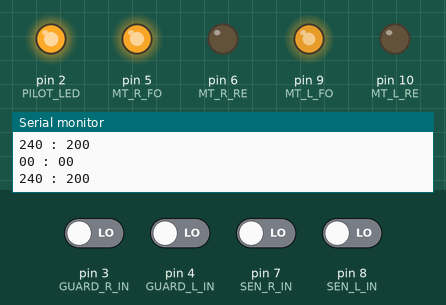
A sketch run on a simulated Arduino Uno, built with avr-gcc and run on an emulated ATmega328P. Parts: output pins drawn as LEDs (lit = HIGH), the last lines printed to the serial monitor. Dashed ring = blinking. The test bench sets the inputs (shaded band); at power-on: pin 3 (GUARD_R_IN), pin 4 (GUARD_L_IN), pin 7 (SEN_R_IN), pin 8 (SEN_L_IN) LOW.

Above: at 5.7 s.
5.8 s: pin 3 (GUARD_R_IN) driven HIGH
At 6.2 s:
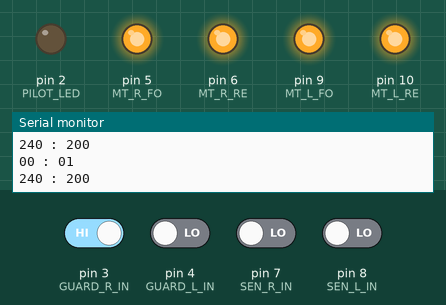
At 7.0 s:
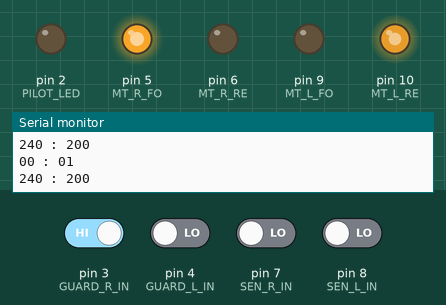
8.8 s: pin 4 (GUARD_L_IN) driven HIGH
At 10.07 s:
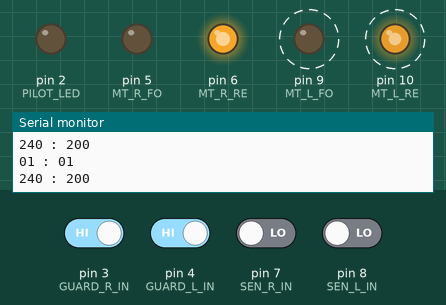
11.8 s: pin 4 (GUARD_L_IN) driven LOW
Timing chart, 0 to 20.8 s (numbered marks = the images above; inputs shaded):
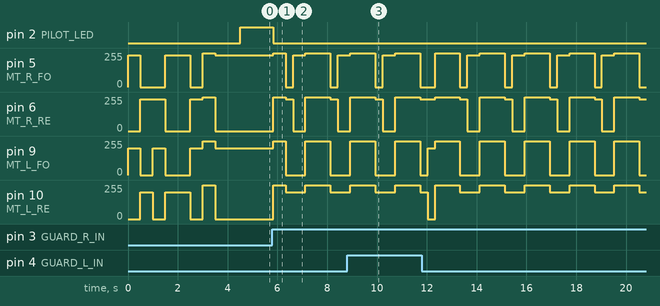

The sketch:

jidousoujiki20200920.ino
```cpp
//センサー2個とモーター2個の制御を行う
//2020.08.15 beftech
//ARDUINO UNO
//モータードライバー:BA6956AN
//光変換型フォトIC:S6809
//
//
//-----------------------------------------------------------------------------------------------------------
//スケッチ内で使用する定数・変数の宣言
const int PILOT_LED=2;           //2PINを定数PILOT_LEDとし整数型と定義する
const int SEN_R_IN=7;            //7PINを定数SEN_R_INとし整数型と定義する
const int SEN_L_IN=8;            //8PINを定数SEN_L_INとし整数型と定義する
const int GUARD_R_IN=3;          //3PINを定数GUARD_R_INとし整数型と定義する
const int GUARD_L_IN=4;          //4PINを定数GUARD_L_INとし整数型と定義する

int val_R=0;                     //変数val_Rを整数型と定義し0を代入する
int val_L=0;                     //変数val_Lを整数型と定義し0を代入する
int guard_val_R=0;               //変数guard_val_Rを整数型と定義し0を代入する
int guard_val_L=0;               //変数guard_val_Lを整数型と定義し0を代入する

const int MT_R_FO=5;             //5PINをモーターの定数MT_R_FOとし整数型と定義する※forward=前進
const int MT_R_RE=6;             //6PINをモーターの定数MT_R_REとし整数型と定義する※reverse=後退
const int MT_L_FO=9;             //9PINをモーターの定数MT_L_FOとし整数型と定義する
const int MT_L_RE=10;            //10PINをモーターの定数MT_L_REとし整数型と定義する


//動作時間の設定
int stoptime=500;                //停止時間
int backtime=300;                //バックする時間
int turntimeR=300;               //右旋回する時間
int turntimeL=500;               //左旋回する時間


//速度の設定
float RLbalance=1.2;                  //左右の実際の車輪速度の誤差まっすぐ走らんのを補正　1で等速となり比率でR側の速度が変わる
                                      //※小数なので浮動小数点型とする

int gospeed=200;                       //車輪回転速度 0～255で指定
int turnspeed=200;                     //旋回速度 0～255で指定
int backspeed=200;                     //バックする速度 0～255で指定

int gospeedR=gospeed*RLbalance;        //前進 R車輪回転速度×補正値※代入する数値は小数だけどint型指定で小数点以下は自動切り捨てされる
int gospeedL=gospeed;                  //前進 L車輪回転速度×補正値
int turnspeedR=turnspeed*RLbalance;    //旋回 R車輪回転速度×補正値
int turnspeedL=turnspeed;              //旋回 L車輪回転速度×補正値
int backspeedR=backspeed*RLbalance;    //バック R車輪回転速度×補正値
int backspeedL=backspeed;              //バック L車輪回転速度×補正値


//-----------------------------------------------------------------------------------------------------------
void setup() {                  //セットアップを行う電源投入後一度だけ実行

  pinMode(SEN_R_IN,INPUT);      //SEN_R_IN（のPIN）はINPUTとする
  pinMode(SEN_L_IN,INPUT);      //SEN_L_IN（のPIN）はINPUTとする
  pinMode(GUARD_R_IN,INPUT);    //GUARD_R_IN（のPIN）はINPUTとする
  pinMode(GUARD_L_IN,INPUT);    //GUARD_L_IN（のPIN）はINPUTとする

  pinMode(MT_R_FO,OUTPUT);      //MT_R_FO（のPIN）はOUTPUTとする（モータードライバーへ信号を出す）
  pinMode(MT_R_RE,OUTPUT);      //MT_R_RE（のPIN）はOUTPUTとする（モータードライバーへ信号を出す）
  pinMode(MT_L_FO,OUTPUT);      //MT_L_FO（のPIN）はOUTPUTとする（モータードライバーへ信号を出す）
  pinMode(MT_L_RE,OUTPUT);      //MT_L_RE（のPIN）はOUTPUTとする（モータードライバーへ信号を出す）

  pinMode(PILOT_LED,OUTPUT);         //PILOTLED（のPIN）はOUTPUTとする（パイロットLED点灯用）
  Serial.begin(9600);                //シリアル通信のデータ転送レートを9600bpsとする（シリアルモニターを使用するという宣言）

  Start();                           //初期動作を行う
  Go();                              //前進開始
  delay(1000);                       //電源投入後1000ﾐり秒は前進する
}

//-----------------------------------------------------------------------------------------------------------
//動作を定義　モータードライバーのデータシートを参照

//初期動作
void Start(){
Go();
delay(500);
Back();
delay(500);
Right();
delay(500);
Left();
delay(1000);
Right();
delay(500);
Stop();
delay(500);


}

//前進
void Go(){
  analogWrite(MT_R_FO,gospeedR);
  analogWrite(MT_R_RE,0);
  analogWrite(MT_L_FO,gospeedL);
  analogWrite(MT_L_RE,0);
}
//ストップ　※ブレーキがかかる
void Stop(){
  analogWrite(MT_R_FO,255);
  analogWrite(MT_R_RE,255);
  analogWrite(MT_L_FO,255);
  analogWrite(MT_L_RE,255);
}
//バック
void Back(){
  analogWrite(MT_R_FO,0);
  analogWrite(MT_R_RE,backspeedR);
  analogWrite(MT_L_FO,0);
  analogWrite(MT_L_RE,backspeedL);
}
//右ターン
void Right(){
  analogWrite(MT_R_FO,0);
  analogWrite(MT_R_RE,turnspeedR);
  analogWrite(MT_L_FO,turnspeedL);
  analogWrite(MT_L_RE,0);
}
//左ターン
void Left(){
  analogWrite(MT_R_FO,turnspeedR);
  analogWrite(MT_R_RE,0);
  analogWrite(MT_L_FO,0);
  analogWrite(MT_L_RE,turnspeedL);
}


//-----------------------------------------------------------------------------------------------------------
void loop() {     //繰り返し実行するスケッチ本体

  digitalWrite(PILOT_LED,HIGH);             //デジタル出力でPILOT_LEDをHIGHにする※回路で使用していないので点きっぱなし
  val_R=digitalRead(SEN_R_IN);              //デジタルで読み取ったSEN_R_INの値をval_Rに代入する（右センサーの検知）
  val_L=digitalRead(SEN_L_IN);              //デジタルで読み取ったSEN_L_INの値をval_Lに代入する（左センサーの検知）
  guard_val_R=digitalRead(GUARD_R_IN);      //デジタルで読み取ったGUARD_R_INの値をguard_val_Rに代入する（右ガードの検知）
  guard_val_L=digitalRead(GUARD_L_IN);      //デジタルで読み取ったGUARD_L_INの値をguard_val_Lに代入する（左ガードの検知）

  Serial.print(val_L);                      //検証のためにval_Lの値をシリアルモニターに表示する
  Serial.print(guard_val_L);                //検証のためにguard_val_Lの値をシリアルモニターに表示する
  Serial.print(" : ");                      //:をシリアルモニターに表示する
  Serial.print(val_R);                      //検証のためにval_Rの値をシリアルモニターに表示する
  Serial.println(guard_val_R);                //検証のためにguard_val_Rの値をシリアルモニターに表示する

  Serial.print(gospeedR);                   //検証のためにgospeedRの値をシリアルモニターに表示する
  Serial.print(" : ");                      //:をシリアルモニターに表示する
  Serial.println(gospeedL);                 //検証のためにgospeedLの値をシリアルモニターに表示する


if(val_R==HIGH || guard_val_R==HIGH){       //val_Rの値とguard_val_Rの値のどちらかがHIGH（シリアルモニターではHIGHの場合は1でLOWの場合は0で表示される）
                                            //ならば下記を実行し、そうでなければ実行しない

  digitalWrite(PILOT_LED,LOW);              //デジタル出力でPILOT_LEDをLOWにする※回路で使用していないので点きっぱなし
  Stop();
  delay(stoptime);                          //停止時間
  Back();
  delay(backtime);                          //バックする時間
  Left();
  delay(turntimeL);                         //旋回する時間
  Stop();
  delay(stoptime);                          //停止時間

}


if (val_L==HIGH || guard_val_L==HIGH){      //val_Lの値とguard_val_Lの値のどちらかがHIGH（シリアルモニターではHIGHの場合は1でLOWの場合は0で表示される）
                                            //ならば下記を実行し、そうでなければ実行しない

  digitalWrite(PILOT_LED,LOW);              //デジタル出力でPILOT_LEDをLOWにする※回路で使用していないので点きっぱなし
  Stop();
  delay(stoptime);                          //停止時間
  Back();
  delay(backtime);                          //バックする時間
  Right();
  delay(turntimeR);                         //旋回する時間
  Stop();
  delay(stoptime);                          //停止時間

}
Go();
}
```

Measured:
- after the input at 5.8 s, pin 2 (PILOT_LED): HIGH → LOW at once; pin 5 (MT_R_FO): 240/255 → 255/255 at once, → 0/255 0.50 s later, → 240/255 0.30 s later, → 255/255 0.50 s later, … (6 changes in this stretch)
